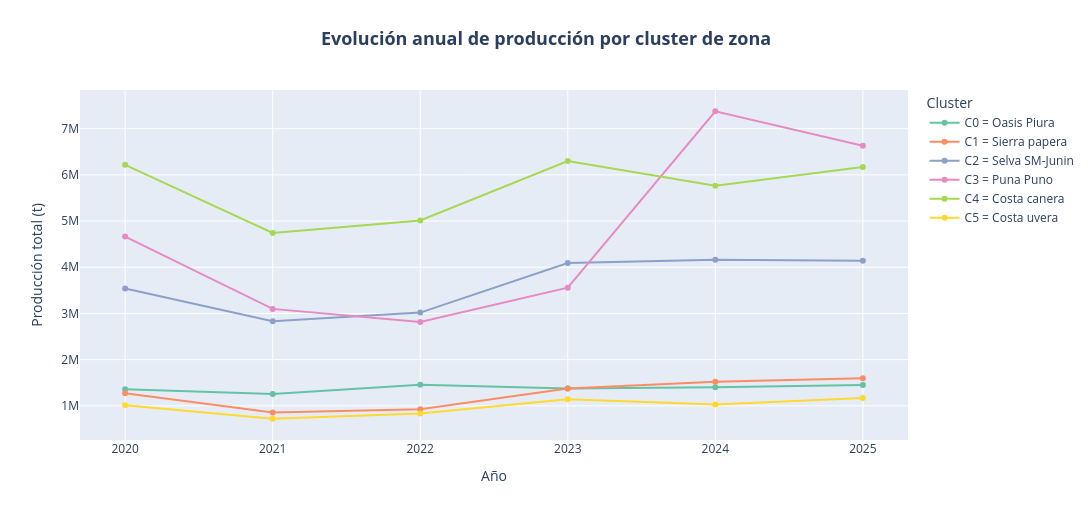

Notebook cell for this chart:
### Markdown cell above
### A.3 Evolución de la producción por cluster (con cultivos representativos)

### Code cell
# ====================================================================
# Evolucion anual de produccion total por cluster de zona
# ====================================================================
evol_prod_zona = df_a.groupby(["cluster_str", "anio"])["produccion_ton"].sum().reset_index()
fig_evol_prod_zona = px.line(
    evol_prod_zona, x="anio", y="produccion_ton", color="cluster_str", markers=True,
    category_orders={"cluster_str": orden_zona}, color_discrete_map=COLORS_ZONA,
    labels={"produccion_ton": "Producción total (t)", "cluster_str": "Cluster", "anio": "Año"},
)
fig_evol_prod_zona.update_xaxes(dtick=1)
fig_evol_prod_zona.update_layout(
    title=titulo_centrado("Evolución anual de producción por cluster de zona"),
    width=1100, height=520, margin=dict(t=90),
)
fig_evol_prod_zona.show()

### Figure 1 — Plotly figure (JSON) as saved in the notebook; plotly's stock layout.template omitted (floating-point values rounded to 4 significant figures)
{"data": [{"hovertemplate": "Cluster=C0 = Oasis Piura<br>Año=%{x}<br>Producción total (t)=%{y}<extra></extra>", "legendgroup": "C0 = Oasis Piura", "line": {"color": "rgb(102,194,165)", "dash": "solid"}, "marker": {"symbol": "circle"}, "mode": "lines+markers", "name": "C0 = Oasis Piura", "orientation": "v", "showlegend": true, "type": "scatter", "x": [2020, 2021, 2022, 2023, 2024, 2025], "xaxis": "x", "y": [1361000.0, 1256000.0, 1458000.0, 1374000.0, 1401000.0, 1450000.0], "yaxis": "y"}, {"hovertemplate": "Cluster=C1 = Sierra papera<br>Año=%{x}<br>Producción total (t)=%{y}<extra></extra>", "legendgroup": "C1 = Sierra papera", "line": {"color": "rgb(252,141,98)", "dash": "solid"}, "marker": {"symbol": "circle"}, "mode": "lines+markers", "name": "C1 = Sierra papera", "orientation": "v", "showlegend": true, "type": "scatter", "x": [2020, 2021, 2022, 2023, 2024, 2025], "xaxis": "x", "y": [1274000.0, 857300.0, 926400.0, 1376000.0, 1524000.0, 1595000.0], "yaxis": "y"}, {"hovertemplate": "Cluster=C2 = Selva SM-Junin<br>Año=%{x}<br>Producción total (t)=%{y}<extra></extra>", "legendgroup": "C2 = Selva SM-Junin", "line": {"color": "rgb(141,160,203)", "dash": "solid"}, "marker": {"symbol": "circle"}, "mode": "lines+markers", "name": "C2 = Selva SM-Junin", "orientation": "v", "showlegend": true, "type": "scatter", "x": [2020, 2021, 2022, 2023, 2024, 2025], "xaxis": "x", "y": [3540000.0, 2831000.0, 3019000.0, 4093000.0, 4163000.0, 4143000.0], "yaxis": "y"}, {"hovertemplate": "Cluster=C3 = Puna Puno<br>Año=%{x}<br>Producción total (t)=%{y}<extra></extra>", "legendgroup": "C3 = Puna Puno", "line": {"color": "rgb(231,138,195)", "dash": "solid"}, "marker": {"symbol": "circle"}, "mode": "lines+markers", "name": "C3 = Puna Puno", "orientation": "v", "showlegend": true, "type": "scatter", "x": [2020, 2021, 2022, 2023, 2024, 2025], "xaxis": "x", "y": [4664000.0, 3099000.0, 2817000.0, 3559000.0, 7377000.0, 6630000.0], "yaxis": "y"}, {"hovertemplate": "Cluster=C4 = Costa canera<br>Año=%{x}<br>Producción total (t)=%{y}<extra></extra>", "legendgroup": "C4 = Costa canera", "line": {"color": "rgb(166,216,84)", "dash": "solid"}, "marker": {"symbol": "circle"}, "mode": "lines+markers", "name": "C4 = Costa canera", "orientation": "v", "showlegend": true, "type": "scatter", "x": [2020, 2021, 2022, 2023, 2024, 2025], "xaxis": "x", "y": [6217000.0, 4742000.0, 5012000.0, 6301000.0, 5766000.0, 6169000.0], "yaxis": "y"}, {"hovertemplate": "Cluster=C5 = Costa uvera<br>Año=%{x}<br>Producción total (t)=%{y}<extra></extra>", "legendgroup": "C5 = Costa uvera", "line": {"color": "rgb(255,217,47)", "dash": "solid"}, "marker": {"symbol": "circle"}, "mode": "lines+markers", "name": "C5 = Costa uvera", "orientation": "v", "showlegend": true, "type": "scatter", "x": [2020, 2021, 2022, 2023, 2024, 2025], "xaxis": "x", "y": [1010000.0, 720500.0, 833900.0, 1141000.0, 1031000.0, 1171000.0], "yaxis": "y"}], "layout": {"height": 520, "legend": {"title": {"text": "Cluster"}, "tracegroupgap": 0}, "margin": {"t": 90}, "title": {"font": {"size": 18}, "text": "<b>Evolución anual de producción por cluster de zona</b>", "x": 0.5, "xanchor": "center"}, "width": 1100, "xaxis": {"anchor": "y", "domain": [0.0, 1.0], "dtick": 1, "title": {"text": "Año"}}, "yaxis": {"anchor": "x", "domain": [0.0, 1.0], "title": {"text": "Producción total (t)"}}}}
